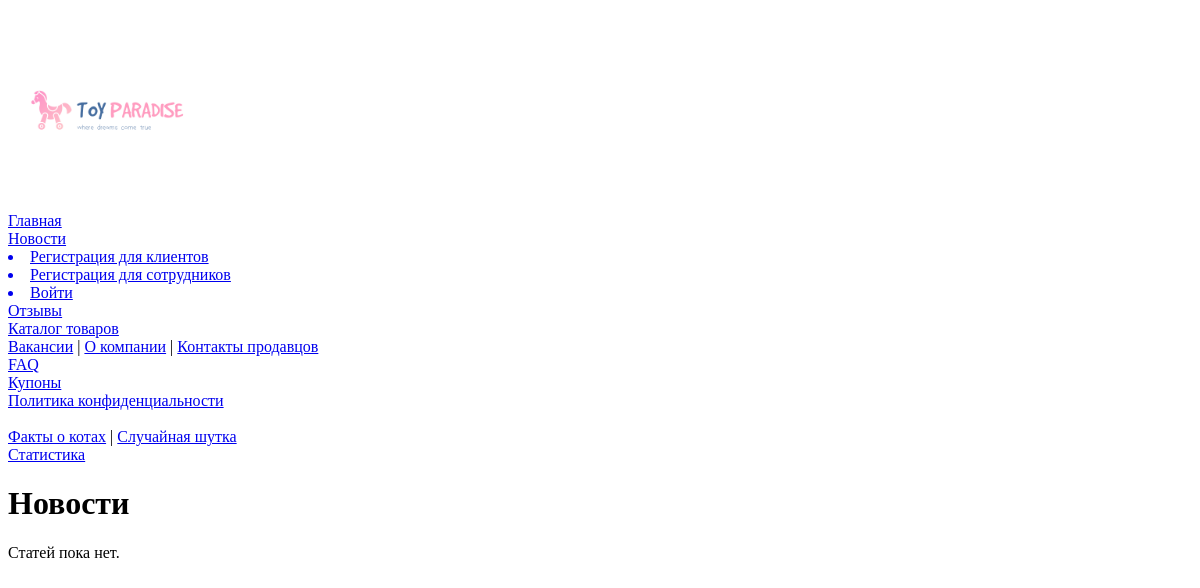
The page /news/ on the database as committed earlier.
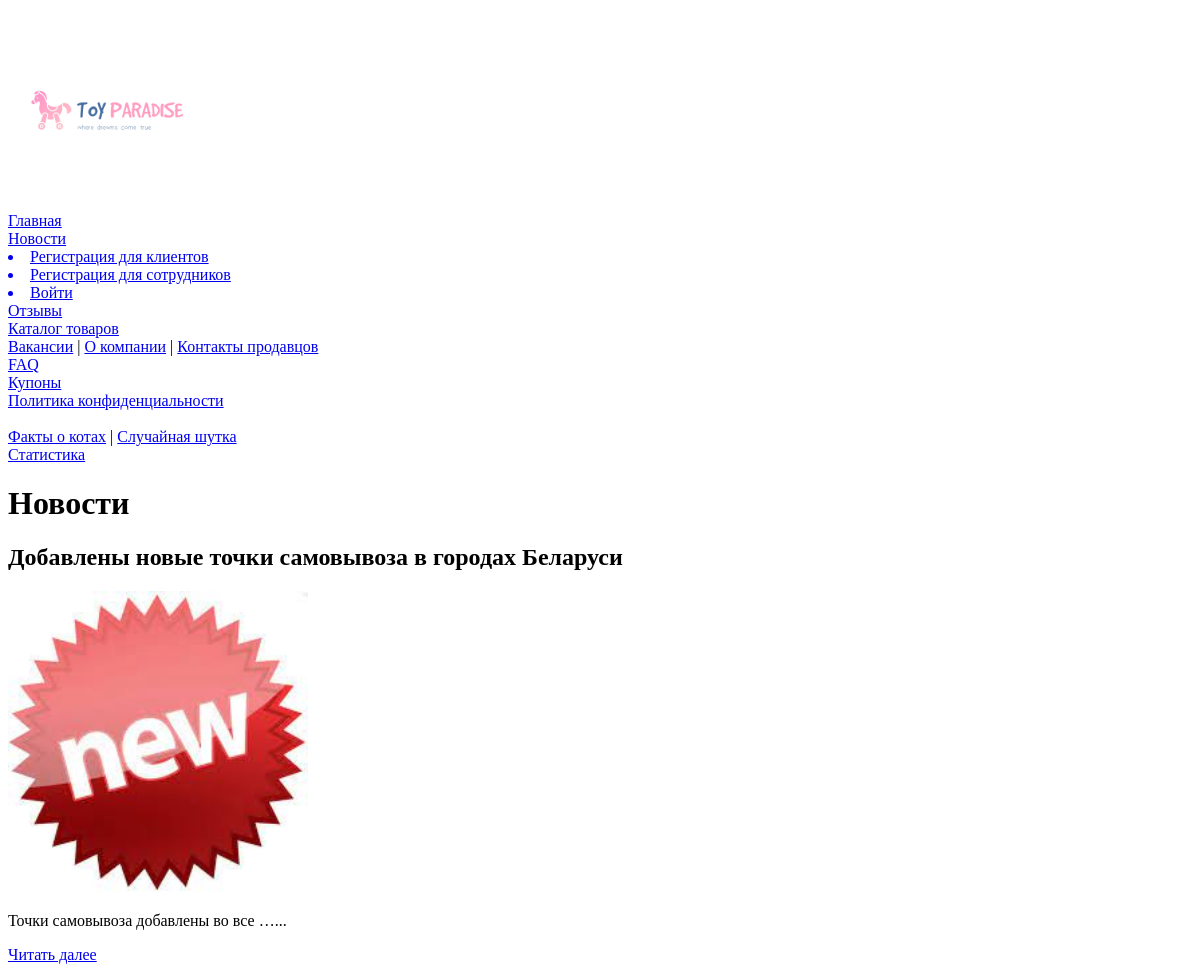
The same page on the database as committed later.
### toyFactory/models.py (models this page shows, shortened)
class Article(models.Model):
    title = models.CharField(max_length=100, default='')
    content = models.TextField(default='')
    image = models.ImageField(upload_to='images/')
    published_date = models.DateTimeField(auto_now_add=True)

### toyFactory/views.py (the view)
# urls.py: path('news/', views.news, name='news'),
def news(request):
    all_news = Article.objects.all()
    name = request.user.username
    context = {
        'all_news': all_news,
        'getUserRole': getUserRole(name),
    }
    logging.info(f'news titles: {[new.title for new in all_news]}')
    return render(request, 'news.html', context)

### toyFactory/views.py (called while the page is built)
def getUserRole(name):
    if name != None:
        user = MyUser.objects.all().filter(username=name).first()
        if user != None:
            role = MyUser.objects.all().filter(username=name).first().role
            return role

### toyFactory/templates/news.html
{% extends 'base.html' %}
{% block content %}
    <h1>Новости</h1>
    <div class="news-list">
        {% for article in all_news %}
            <div class="article-preview">
                <h2>{{ article.title }}</h2>
                <img src="{{ article.image.url }}" alt="{{ article.title }}" style="width: 300px; height: auto;">
                <p>{{ article.content|truncatewords:5 }}...</p>
                <a href="{% url 'article_detail' article.id %}" class="read-more-btn">Читать далее</a>
            </div>
        {% empty %}
            <p>Статей пока нет.</p>
        {% endfor %}
    </div>
{% endblock %}

Rows that differ between the two databases and show on the page:
added Article: title "Добавлены новые точки самовывоза в городах Беларуси", image (picture), content "Точки самовывоза добавлены во все …"
Other text that changed with them:
text no longer shown: "Статей пока нет."
